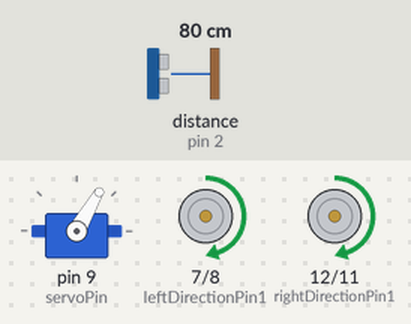
Simulated run of this sketch. Board: Arduino Uno, built with avr-gcc and run on an emulated ATmega328P. Shown: servo, motor-driver pin pairs drawn as motors (green arrow = first pin HIGH = forward, orange = second pin HIGH = backward, longer = more drive, scaled by the enable pin). Wiring (inferred from the names in the program): ultrasonic range finder: trigger pin 10; echo pin 2. The test bench sets the inputs (shaded band); at power-on: distance to the obstacle (sensor on pin 2) 80 cm. The echo pulse lasts 58.3 µs per cm.

Above: at 3.2 s.
3.3 s: distance to the obstacle (sensor on pin 2) set to 18 cm
At 3.94 s:
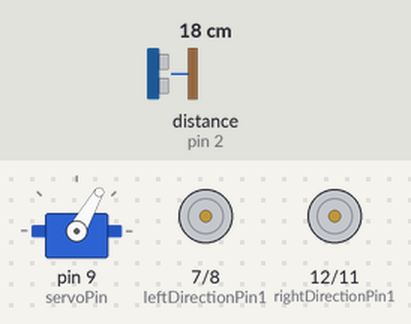
6.3 s: distance to the obstacle (sensor on pin 2) set to 14 cm
At 7.0 s:
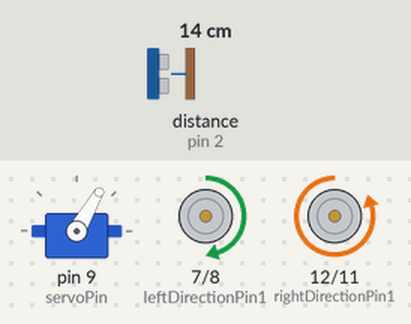
9.3 s: distance to the obstacle (sensor on pin 2) set to 35 cm
At 9.64 s:
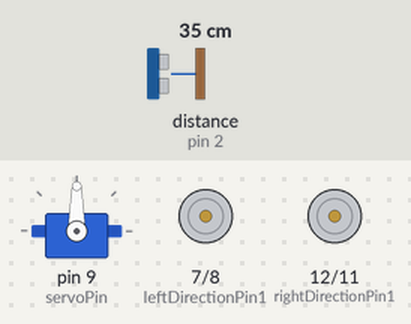
12.3 s: distance to the obstacle (sensor on pin 2) set to 2 cm
Timing chart, 0 to 16.3 s (numbered marks = the images above; inputs shaded):
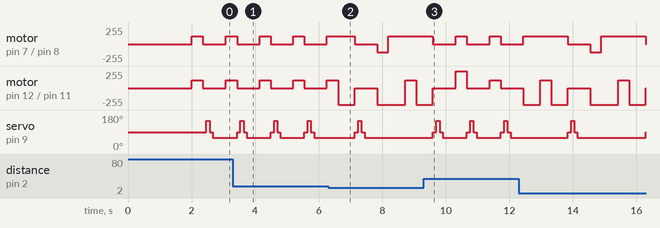

Measured:
- the behaviour switches between 16 and 15 cm on distance to the obstacle (sensor on pin 2) (found by bisection; images 1 and 2)

The sketch:

obstacleAvoidanceAlgorithm.ino
```cpp
/*
To Do (REMOVE ONCE DONE):
Comment the code
Test the code to make sure that it works
*/
//obstacleAvoidanceAlgorithm - uses the ultrasonic sensor to prevent collision with
//objects by turning away from them when they get too close in a give scan direction
//Written by Nathaniel Okunwobi (240349422)

//
#include <Servo.h>

//defining constants for pin numbers and the scan loop counter
#define rightSpeedPin 3 //pwm output for right motors for speed
#define rightDirectionPin1 12 //
#define rightDirectionPin2 11 //
#define leftSpeedPin 6 //
#define leftDirectionPin1 7 //
#define leftDirectionPin2 8 //
#define LPT 2 //
#define servoPin 9 //
#define echoPin 2 //
#define triggerPin 10 //
#define fastSpeed 250 //
#define speed 120 //
#define turnSpeed 200 //
#define highBackSpeed 255 //
#define lowBackSpeed 90 //

//defining variables for different positions in front of the robot as well as the
//parameters for the detection of objects
int leftScan, centerScan, rightScan, leftDiagonalScan, rightDiagonalScan;
const int distanceLimit = 15; //in cm, was 15
int distance;
int numCycles = 0;
const int turnTime = 350; //in miliseconds, was 275
int thereis;

//
Servo head;

//functions for controlling movement of the robot
//forward() function - moves the  robot forward
void forward(){ //removed void
  digitalWrite(rightDirectionPin1, HIGH);
  digitalWrite(rightDirectionPin2,LOW);
  digitalWrite(leftDirectionPin1,HIGH);
  digitalWrite(leftDirectionPin2,LOW);
}
//left() function - turns the robot left
void left(){
  digitalWrite(rightDirectionPin1, HIGH);
  digitalWrite(rightDirectionPin2,LOW);
  digitalWrite(leftDirectionPin1,LOW);
  digitalWrite(leftDirectionPin2,HIGH);
}
//right() function - turns the robot right
void right(){
  digitalWrite(rightDirectionPin1, LOW);
  digitalWrite(rightDirectionPin2,HIGH);
  digitalWrite(leftDirectionPin1,HIGH);
  digitalWrite(leftDirectionPin2,LOW);
}
//backward() function - moves the robot backward
void backward(){
  digitalWrite(rightDirectionPin1, LOW);
  digitalWrite(rightDirectionPin2,HIGH);
  digitalWrite(leftDirectionPin1,LOW);
  digitalWrite(leftDirectionPin2,HIGH);
}
//stop() function - stops the robot
void stop(){
  digitalWrite(rightDirectionPin1, LOW);
  digitalWrite(rightDirectionPin2,LOW);
  digitalWrite(leftDirectionPin1,LOW);
  digitalWrite(leftDirectionPin2,LOW);
  setSpeed(0,0);
}
//setSpeed() function -
void setSpeed(int leftSpeed,int rightSpeed){
  analogWrite(leftSpeedPin,leftSpeed);
  analogWrite(rightSpeedPin,rightSpeed);
}

//watch() function -
int watch(){
  long echoDistance;
  digitalWrite(triggerPin,LOW);
  delayMicroseconds(5);
  digitalWrite(triggerPin,HIGH);
  delayMicroseconds(15);
  digitalWrite(triggerPin,LOW);
  echoDistance = pulseIn(echoPin,HIGH);
  echoDistance = echoDistance*0.01657; //object distance in cm
  return round(echoDistance);
}

//watchSurrounding() function - calls watch() function for 5 different directions
//and stores them in a binary integer that is then returned
String watchSurrounding(){
  int obstacleStatus = B1000; //binary integer with one bit per direction
  head.write(90);
  delay(100);
  centerScan = watch();
  if(centerScan < distanceLimit){
    stop();
    obstacleStatus = obstacleStatus | B10;
    }
  head.write(150); //angle position of servo
  delay(100);
  leftDiagonalScan = watch();
  if(leftDiagonalScan < distanceLimit){
    stop();
    obstacleStatus = obstacleStatus | B100;
  }
  //head.write(170); //was 170
  head.write(90); //was 90
  delay(100);
  centerScan = watch();
  if(centerScan<distanceLimit){
    stop();
    obstacleStatus = obstacleStatus | B10;
  }
  head.write(60);
  delay(100);
  rightDiagonalScan = watch();
  if(rightDiagonalScan<distanceLimit){
    stop();
    obstacleStatus = obstacleStatus | B1;
  }
  //head.write(0); //was 0
  //head.write(90); //head is facing forward again, was 90
  delay(300);
  String obstacleStr = String(obstacleStatus,BIN);
  obstacleStr = obstacleStr.substring(1,4);
  return obstacleStr; //return 3-character string standing for 3 direction obstacle status
}
//obstacleAvoidance() function -
void obstacleAvoidance(){
  ++numCycles;
  if(numCycles >= LPT){ //stops to check the surrounds every LPT cycles
    stop();
    String obstacleSign = watchSurrounding(); //3 digits of obstacle_sign binary value means the 3 direction obstacle status
    if(obstacleSign == "100"){ //move slightly right
      setSpeed(fastSpeed,speed);
      forward();
      delay(turnTime);
      stop();
    }
    else if(obstacleSign == "001"){ //move slightly left
      setSpeed(speed,fastSpeed);
      forward();
      delay(turnTime);
      stop();
    }
    else if(obstacleSign == "011"){ //move right and back
	    left();
		  setSpeed(fastSpeed,speed);
      delay(turnTime);
      stop();
    }
    else if((obstacleSign == "111") || (obstacleSign == "010")){ //move backward
	    backward();
		  setSpeed(speed,speed);
      delay(turnTime);
      stop();
    }
    else if(obstacleSign=="110"){ //move left and back
      right();
      setSpeed(speed,fastSpeed);
      delay(turnTime);
      stop();
    }
    numCycles=0; //restart cycle counter
  }
  else{
    setSpeed(speed,speed);
    forward();  // if nothing is present in front moves forward
    delay(turnTime);
    stop();
  }
  distance = watch(); // use the watch() function to see if anything is ahead (when the robot is just moving forward and not looking around it will test the distance in front)
  if (distance < distanceLimit){ //the robot will just stop if it is completely sure there is an obstacle ahead after 25 tests
    right();
    setSpeed(speed,fastSpeed);
    delay(turnTime*3/2);
    ++thereis;
  }
  if (distance > distanceLimit){
    thereis = 0; //count of distance checks is restarted
  }
  if (thereis > 25){
    stop(); //stop moving as an obstacle is ahead
    thereis = 0;
  }
}
//setup() function -
void setup(){
  pinMode(rightDirectionPin1, OUTPUT);
  pinMode(rightDirectionPin2, OUTPUT);
  pinMode(leftSpeedPin, OUTPUT);
  pinMode(leftDirectionPin1, OUTPUT);
  pinMode(leftDirectionPin2, OUTPUT);
  pinMode(rightSpeedPin, OUTPUT);
  stop();//stop move
  pinMode(triggerPin, OUTPUT);
  pinMode(echoPin,INPUT);
  digitalWrite(triggerPin,LOW);
  head.attach(servoPin);
  //head.write(90); #check it still works without the head
  delay(2000);
  Serial.begin(9600);
}
//loop() functions -
void loop(){
  obstacleAvoidance();
}
```
